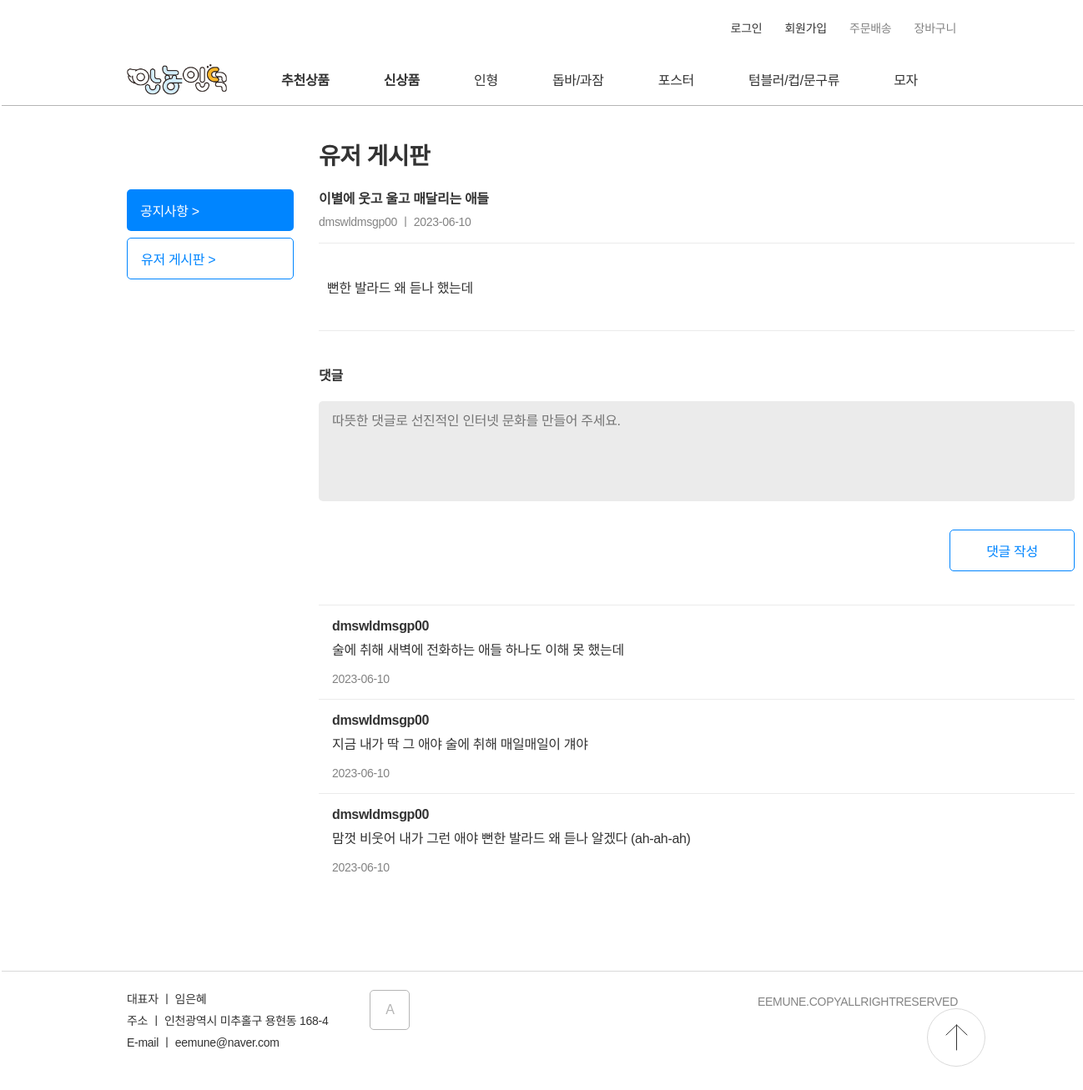
Screenshot of /user_post?post_id=16 with the database file from the repository.
### data_models.py (models this page shows)
class Board(db.Model):
    __tablename__="Board"
    id=Column(db.Integer, primary_key=True)
    post_id=Column(String(8))
    writer_id = Column(String(32))
    title=Column(String)
    content=Column(String)
    data=Column(String)

class Comment(db.Model):
    __tablename__="Comment"
    id=Column(db.Integer, primary_key=True)
    post_id=Column(String(8))
    comment_id = Column(String(32))
    commenter_id = Column(String(32))
    content=Column(String)
    data=Column(String)

### server.py (the view)
@app.route('/user_post', methods=['GET', 'POST'])
def user_post():
    if request.method == "GET":
        post_id =  request.args.get("post_id")
        post = db.session.query(Board).filter(Board.id == post_id).first()
        comment_list = db.session.query(Comment).filter(Comment.post_id == post_id).all()
        return render_template("user_post.html", post_item = post, comment_items = comment_list)

### templates/user_post.html (shortened to what this page needs)
<!DOCTYPE html>
<html lang="ko">
<head>
    <link href="../static/CSS/nav.css" rel="stylesheet">
    <link href="../static/CSS/stylesheet.css" rel="stylesheet">
    <link href="../static/CSS/user_post.css" rel="stylesheet">
</head>
<nav>
    <div id="comp_header">
        <div id="component_top-list">
            <ul>
                {% if session['user_id']%}
                <li><a class="size_14" href="./wishlist">{{session['user_id']}}님 안녕하세요!</a></li>
                <li><a class="size_14" href="./logout">로그아웃</a></li>
                {% else %}
                <li><a class="size_14" href="./signin">로그인</a></li>
                <li><a class="size_14" href="./signup">회원가입</a></li>
                {% endif %}
                <li><a class="size_14 color_B5B5B5" href="error">주문배송</a></li>
                <li><a class="size_14 color_B5B5B5" href="wishlist">장바구니</a></li>
            </ul>
        </div>
        <div id="component_navigator">
            <ul>
                <img id="LOGO" onclick="location.href='/'" src="../static/img/icon/안뇽인덕.png" />
                <li><a style="font-weight: 700;" href="./category_item?category=추천상품">추천상품</a></li>
                <li><a style="font-weight: 700;" href=".//category_item?category=신상품">신상품</a></li>
                <li><a href="./category_item?category=A">인형</a></li>
                <li><a href="./category_item?category=B">돕바/과잠</a></li>
                <li><a href="./category_item?category=C">포스터</a></li>
                <li><a href="./category_item?category=D">텀블러/컵/문구류</a></li>
                <li><a href="./category_item?category=E">모자</a></li>
            </ul>
        </div>
    </div>
</nav>
<body>
    <div class="div_board">
        <div class="left_section">
            <div onclick="location.href='/board'" class="btn_notification">공지사항 ></div>
            <div onclick="location.href='/board'" class="btn_board">유저 게시판 ></div>
        </div>
        <div class="right_section">
            <a class="weight_700 section_title" href="/board">유저 게시판</a>
            <div class=" post_section">
                <p class=" weight_700">{{post_item.title}}</p>
                <p class="color_838383">{{post_item.writer_id}} ㅣ {{post_item.data}}</p>
                <div class="content_area">
                    {{post_item.content}}
                </div>
                <div class="comment_write_area">
                    <p style="margin-top: 40px;" class="weight_700">댓글</p>
                    <form action="/write_comment?post_id={{post_item.id}}" method="post">
                        <textarea name="comment_content" class="comment_write"placeholder="따뜻한 댓글로 선진적인 인터넷 문화를 만들어 주세요."></textarea>
                        <div  class="btn_container">
                            {% if session['user_id'] %}
                            <button type="submit" class="btn_write_comment">댓글 작성</button>
                            {% else %}
                            <button type="button"onclick = "alert('로그인 후 댓글을 작성할 수 있습니다.')" class="btn_write_comment">댓글 작성</button>
                            {% endif %}
                        </div>
                    </form>
                </div>
                <div class="comment_area">
                    {% for comment in comment_items %}
                    <div class="comment">
                        <p style="margin-bottom: 6px;" class="weight_700">{{comment.commenter_id}}</p>
                        <p style="margin-bottom: 16px;">{{comment.content}}</p>
                        <p style="font-size: 14px;color: #838383;">{{comment.data}}</p>
                    </div>
                    {% endfor %}
                </div>
            </div>
        </div>
    </div>
</body>
<footer>
    <div class="introduction">
        <p class="size_14">대표자 ㅣ 임은혜</p>
        <p class="size_14">주소 ㅣ 인천광역시 미추홀구 용현동 168-4</p>
        <p class="size_14">E-mail ㅣ eemune@naver.com</p>
    </div>
    <button onclick="location.href='/adminpage'">A</button>
    <div class="copyright">
        <p class="color_838383 size_14">EEMUNE.COPYALLRIGHTRESERVED</p>
    </div>
    <img id="gogo_top" src="../static/img/icon/icon_top.svg" onclick="location.href='#'" />
</footer>
</html>

### static/CSS/nav.css (style rules this page uses)
#component_top-list { margin-top:23px; display: flex; justify-content: flex-end; height:44px; }
#component_top-list ul li:not(:last-child) { margin-right:23px; }
#component_top-list li { font-size: 14px; color:#B5B5B5; }
#LOGO { display: inline-block; cursor:pointer; }
#component_navigator { display: inline-block; margin-left: -150px; height:60px; padding-right: 50px; width:100vw; border-bottom: 1px solid #B5B5B5; background-color: rgba(255, 255, 255, 0.89); z-index: 3; transition: 0.5s; }
#component_navigator ul { padding:0px 150px; display: flex; justify-content: space-between; align-items: center; height: 56px; }
#component_navigator li { text-align: center; }

### static/CSS/stylesheet.css (style rules this page uses)
* { margin:0px; padding:0px; font-family: 'Noto Sans KR', sans-serif; font-size:16px; font-weight: 400; text-decoration: none; color:#333333; letter-spacing: -0.02em; box-sizing: border-box; }
#LOGO { width:120px; }
button { cursor:pointer; }
img { object-fit: cover; }
body { padding:0px 152px; overflow-x: hidden; }
li { list-style:none; display: inline-block; }
.color_B5B5B5 { color: #b5b5b5; }
.color_B5B5B5 { color: #838383; }
.size_14 { font-size:14px; }
.weight_700 { font-weight: 700; }
.section_title { font-size: 28px; }
footer { border-top: 1px solid #D9D9D9; padding-top:22px; width:100vw; margin-left: -150px; padding-left: 150px; display: flex; margin-bottom: 60px; }
footer .introduction p { margin-bottom: 6px; }
footer button { padding: 0; margin-left:50px; width:48px; height:48px; border: 1px solid #B5B5B5; color:#B5B5B5; background-color: white; }
.copyright { position: absolute; right:150px; }
#gogo_top { width:70px; height:70px; position: fixed; right:117px; bottom:46px; z-index: 3; cursor:pointer; }
button { border: 1px solid #0085FF; color: #0085FF; background-color: white; border-radius: 5px; transition: 0.5s; }

### static/CSS/user_post.css (style rules this page uses)
.div_board { display: flex; width:1136px; margin: auto; }
.left_section { margin-top: 100px; }
.btn_notification { display: block; width:200px; height: 50px; display: flex; align-items: center; padding-left: 16px; border-radius: 5px; background-color: #0085FF; color: white; }
.btn_board { display: block; width:200px; height: 50px; display: flex; align-items: center; padding-left: 16px; border-radius: 5px; border: 1px solid #0085FF; color: #0085FF; margin-top: 8px; }
.right_section { flex-grow: 1; margin-left: 30px; }
.section_title { display: block; margin-top: 38px; margin-bottom: 20px; }
.btn_container { width:100%; display: flex; justify-content: end; margin-top: 30px; }
.btn_container button { height:50px; width: 150px; }
.color_838383 { color: #838383; margin-top: 6px; font-size: 14px; }
.content_area { margin-top: 16px; padding:40px 10px 40px 10px; border-top: #ebebeb 1px solid; border-bottom: #ebebeb 1px solid; }
.comment_area { margin-top: 40px; margin-bottom: 100px; }
.comment_write { width:100%; height: 120px; background-color: #ebebeb; border: none; border-radius: 5px; resize: none; padding: 10px 16px; margin-top: 20px; }
.btn_write_comment { border:1px solid #0085FF; color: #0085FF; }
.comment { border-top: 1px solid #ebebeb; padding:16px 16px; }

### rows the page displays
Board: title "이별에 웃고 울고 매달리는 애들", writer_id "dmswldmsgp00", data "2023-06-10", content "뻔한 발라드 왜 듣나 했는데"
Comment: commenter_id "dmswldmsgp00", content "술에 취해 새벽에 전화하는 애들 하나도 이해 못 했는데", data "2023-06-10"
Comment: commenter_id "dmswldmsgp00", content "지금 내가 딱 그 애야 술에 취해 매일매일이 걔야", data "2023-06-10"
Comment: commenter_id "dmswldmsgp00", content "맘껏 비웃어 내가 그런 애야 뻔한 발라드 왜 듣나 알겠다 (ah-ah-ah)", data "2023-06-10"
